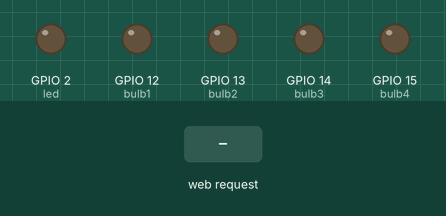
Simulated run of this sketch. Board: ESP32. Parts: output pins drawn as LEDs (lit = HIGH). The test bench sets the inputs (shaded band). WiFi joins after 1.5 s; servers stay silent unless stated; what the sketch prints to the serial monitor is not drawn.

Above: at 2.7 s.
2.8 s: HTTP request GET /bulb1-on received
At 3.2 s:
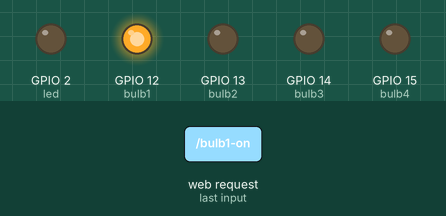
4.3 s: HTTP request GET /bulb2-on received
At 5.5 s:
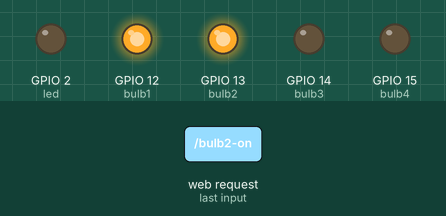
5.8 s: HTTP request GET /bulb1-off received
At 6.7 s:
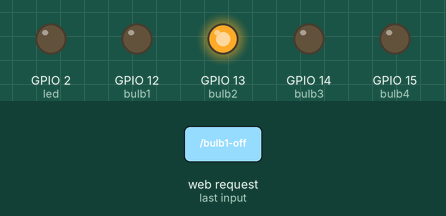
7.3 s: HTTP request GET /bulb3-on received
At 7.9 s:
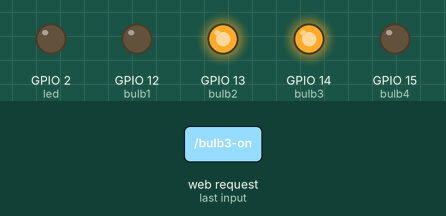
8.8 s: HTTP request GET /bulb2-off received
At 10.0 s:
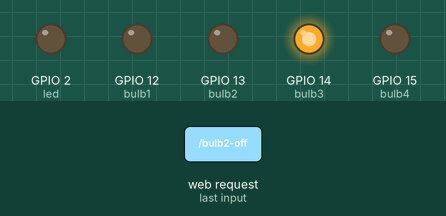
10.3 s: HTTP request GET /bulb4-on received
At 11.3 s:
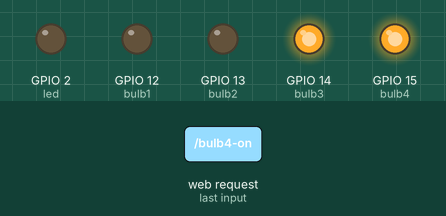
Timing chart, 0 to 12.8 s (numbered marks = the images above; inputs shaded):
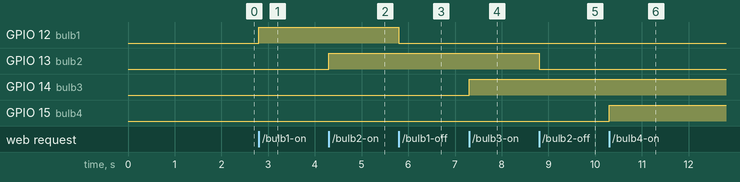

The sketch:

HOME_AUTOMATION_USING_ARDUINO.ino
```cpp
/*
 *  THIS IS AN HOME AUTOMATION PROJECT USING ARDUINO AND ESP32
 *  OGBONNA JOSEPH PROJECT DIRECTION
 *  PROJECT NAME : HOME AUTOMAATION
 *
 *  THIS PROJECT IS BASED ON CONTROLLING BASIC HOME APPLIANCES VIA THE INTERNET,
 *  A WEB PAGE IS CREATED TO HANDLE THE HTTP RESPONSE......
 */


#include <WiFi.h>
#include <WiFiClient.h>
#include <WebServer.h>
#include <ESPmDNS.h>
#include <ThingSpeak.h>


const char* ssid = ".........";
const char* password = "........";

unsigned long myChannelNumber = 00000;
const char * myWriteAPIKey = "........";

WiFiClient  client;


char homepage[] PROGMEM = R"=====(
<!DOCTYPE html>
<html>
   <head>
      <meta name="viewport" content="width=device=width, initial-scale=1\">
      <title>HOME AUTOMATION</title>
      <style>
        html{font-family: Helvetica; display: inline-block; margin: 0px auto; text-align: center; background-color: rgba(120, 112, 228, 0.911);}
        body{margin-top: 50px;}
        h1{ margin: 50px auto 30px; font-size: 37px; font-family: fantasy}
        h3{margin-bottom: 20px; font-family: Tahoma}
        h4{margin-top: 20px; font-size: 20px; font-family: Tahoma}
        .button{background-color:blue; border-radius: 10px; block-size: 30pt; }
        footer{font-size: 15px; color: blue;}
      </style>

    </head>
  <body>
    <h1>HOME AUTOMATION WITH ARDUINO AND ESP32 </h1>
    <h3>THIS IS A SIMPLE AUTOMATION PROJECT THAT IS USED TO CONTROL LIGHT BULBS USING WIFI CONNECTION</h3>
    <h4>THE LIGHT BULB DATA WILL BE SENT TO THE THINGSPEAK IOT PLATFORM</h4>
    <p id="bulb1">BULD STATUS : OFF</p>
    <a href="/bulb1-on"><button type="button" class="button " onclick="onbulb1()"> .ON</button></a>
    <a href="/bulb1-off"><button type="button" class="button " onclick="offbulb1()">OFF</button></a>
    <p id="bulb2">BULB STATUS : OFF</p>
    <a href="/bulb2-on"><button type="button" class="button " onclick="onbulb2()"> .ON</button></a>
    <a href="/bulb2-off"><button type="button" class="button " onclick="offbulb2()">OFF</button></a>
    <p id="bulb3">BULB STATUS : OFF</p>
    <a href="/bulb3-on"><button type="button" class="button " onclick="onbulb3()"> .ON</button></a>
    <a href="/bulb3-off"><button type="button" class="button " onclick="offbulb3()">OFF</button></a>
    <p id="bulb4">BULB STATUS : OFF</p>
    <a href="/bulb4-on"><button type="button" class="button " onclick="onbulb4()"> .ON</button></a>
    <a href="/bulb4-off"><button type="button" class="button " onclick="offbulb4()">OFF</button></a>
    <br>
    <br>
    <p>TO GO THE IOT PLATFORM, <a href="https://www.thingspeak.com">CLICK HERE</a></p>
    <br>
    <br>
    <br>
    <footer>
        <B>AUTOMATION BY JOSEPH</B>
        <script>
             function onbulb1(){document.getElementById("bulb1").innerHTML="BULB STATUS : ON"};
             function onbulb2(){document.getElementById("bulb2").innerHTML="BULB STATUS : ON"};
             function onbulb3(){document.getElementById("bulb3").innerHTML="BULB STATUS : ON"};
             function onbulb4(){document.getElementById("bulb4").innerHTML="BULB STATUS : ON"};
             function offbulb1(){document.getElementById("bulb1").innerHTML="BULB STATUS : OFF"};
             function offbulb2(){document.getElementById("bulb2").innerHTML="BULB STATUS : OFF"};
             function offbulb3(){document.getElementById("bulb3").innerHTML="BULB STATUS : OFF"};
             function offbulb4(){document.getElementById("bulb4").innerHTML="BULB STATUS : OFF"};

        </script>
    </footer>
  </body>
  </html>)=====";


WebServer server(80);

const int led =  2;
const int bulb1 =  12;
const int bulb2 =  13;
const int bulb3 =  14;
const int bulb4 =  15;

void writetothingspeak(){
    int x = ThingSpeak.writeFields(myChannelNumber, myWriteAPIKey);
    if(x == 200){
      Serial.println("Channel update successful.");
    }
    else{
      Serial.println("Problem updating channel. HTTP error code " + String(x));
    }

  }


void onbulb1(){
    digitalWrite(bulb1, HIGH);
    Serial.println("Bulb1 is being turned on");
    String bulb01 = "The first bulb is on";
    ThingSpeak.setField(1, bulb01);
    writetothingspeak();
    server.send(200, "text/html", homepage);
    }

void onbulb2(){
    digitalWrite(bulb2, HIGH);
    Serial.println("bulb2 is being turned on");
    String bulb02 = "The second bulb is on";
    ThingSpeak.setField(2, bulb02);
    writetothingspeak();
    server.send(200, "text/html", homepage);

    }

void onbulb3(){
    digitalWrite(bulb3, HIGH);
    Serial.println("bulb3 is being turned on");
    String bulb03 = "The third bulb is on";
    ThingSpeak.setField(3, bulb03);
    writetothingspeak();
    server.send(200, "text/html", homepage);
    }

void onbulb4(){
    digitalWrite(bulb4, HIGH);
    Serial.println("bulb4 is being turned on");
    String bulb04 = "The fourth bulb is on";
    ThingSpeak.setField(4, bulb04);
    writetothingspeak();
    server.send(200, "text/html", homepage);
    }

void offbulb1(){
    digitalWrite(bulb1, LOW);
    Serial.println("bulb1 is being turned off");
    String bulb01 = "The first bulb is off";
    ThingSpeak.setField(1, bulb01);
    writetothingspeak();
    server.send(200, "text/html", homepage);
    }

void offbulb2(){
    digitalWrite(bulb2, LOW);
    Serial.println("bulb2 is being turned off");
    String bulb02 = "The second bulb is off";
    ThingSpeak.setField(2, bulb02);
    writetothingspeak();
    server.send(200, "text/html", homepage);
    }

void offbulb3(){
    digitalWrite(bulb3, LOW);
    Serial.println("bulb3 is being turned off");
    String bulb03 = "The third bulb is off";
    ThingSpeak.setField(3, bulb03);
    writetothingspeak();
    server.send(200, "text/html", homepage);
    }

void offbulb4(){
    digitalWrite(bulb4, LOW);
    Serial.println("bulb4 is being turned off");
    String bulb04 = "The fourth bulb is off";
    ThingSpeak.setField(4, bulb04);
    writetothingspeak() ;
    server.send(200, "text/html", homepage);
    }


void handleRoot() {
  digitalWrite(led, 1);
  server.send(200, "text/plain", "hello from esp8266!");
  digitalWrite(led, 0);
}

void handleNotFound() {
  digitalWrite(led, 1);
  String message = "File Not Found\n\n";
  message += "URI: ";
  message += server.uri();
  message += "\nMethod: ";
  message += (server.method() == HTTP_GET) ? "GET" : "POST";
  message += "\nArguments: ";
  message += server.args();
  message += "\n";
  for (uint8_t i = 0; i < server.args(); i++) {
    message += " " + server.argName(i) + ": " + server.arg(i) + "\n";
  }
  server.send(404, "text/plain", message);
  digitalWrite(led, 0);
}

void setup(void) {


  pinMode(bulb1, OUTPUT);
  pinMode(bulb2, OUTPUT);
  pinMode(bulb3, OUTPUT);
  pinMode(bulb4, OUTPUT);
  pinMode(led, OUTPUT);
  digitalWrite(led, 0);
  Serial.begin(115200);


  WiFi.mode(WIFI_STA);
  WiFi.begin(ssid, password);
  Serial.println("");
  ThingSpeak.begin(client);

  // Wait for connection
  while (WiFi.status() != WL_CONNECTED) {
    delay(500);
    Serial.print(".");
  }
  Serial.println("");
  Serial.print("Connected to ");
  Serial.println(ssid);
  Serial.print("IP address: ");
  Serial.println(WiFi.localIP());

  if (MDNS.begin("home-automation")) {
    Serial.println("MDNS responder started");
  }

  server.on("/", handleRoot);
  server.on("/bulb1-on", onbulb1);
  server.on("/bulb1-off", offbulb1);
  server.on("/bulb2-on", onbulb2);
  server.on("/bulb2-off", offbulb2);
  server.on("/bulb3-on", onbulb3);
  server.on("/bulb3-off", offbulb3);
  server.on("/bulb4-on", onbulb4);
  server.on("/bulb4-off", offbulb4);

  server.on("/inline", []() {
    server.send(200, "html/plain", "this works as well");
  });


  server.onNotFound(handleNotFound);

  server.begin();
  Serial.println("HTTP server started");
}

void loop(void) {
  server.handleClient();
}
```

Measured:
- after the input at 2.8 s, GPIO 12 (bulb1): LOW → HIGH at once
- after the input at 4.3 s, GPIO 13 (bulb2): LOW → HIGH at once
- after the input at 5.8 s, GPIO 12 (bulb1): HIGH → LOW at once
- after the input at 7.3 s, GPIO 14 (bulb3): LOW → HIGH at once
- after the input at 8.8 s, GPIO 13 (bulb2): HIGH → LOW at once
- after the input at 10.3 s, GPIO 15 (bulb4): LOW → HIGH at once
